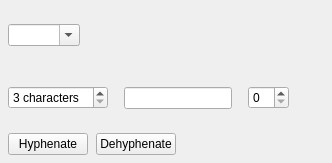
<?xml version="1.0" encoding="UTF-8"?>
<ui version="4.0">
 <class>PropertyWidget_HyphenationBase</class>
 <widget class="QFrame" name="PropertyWidget_HyphenationBase">
  <property name="geometry">
   <rect>
    <x>0</x>
    <y>0</y>
    <width>332</width>
    <height>163</height>
   </rect>
  </property>
  <layout class="QVBoxLayout" name="verticalLayout">
   <property name="spacing">
    <number>8</number>
   </property>
   <property name="leftMargin">
    <number>8</number>
   </property>
   <property name="topMargin">
    <number>8</number>
   </property>
   <property name="rightMargin">
    <number>8</number>
   </property>
   <property name="bottomMargin">
    <number>8</number>
   </property>
   <item>
    <layout class="QHBoxLayout" name="horizontalLayout_4" stretch="0,1">
     <property name="spacing">
      <number>16</number>
     </property>
     <item>
      <widget class="FormWidget" name="labelLanguage">
       <property name="sizePolicy">
        <sizepolicy hsizetype="Preferred" vsizetype="Minimum">
         <horstretch>0</horstretch>
         <verstretch>0</verstretch>
        </sizepolicy>
       </property>
       <property name="label" stdset="0">
        <string>Language</string>
       </property>
       <layout class="QHBoxLayout" name="horizontalLayout_6">
        <property name="spacing">
         <number>4</number>
        </property>
        <property name="leftMargin">
         <number>0</number>
        </property>
        <property name="topMargin">
         <number>0</number>
        </property>
        <property name="rightMargin">
         <number>0</number>
        </property>
        <property name="bottomMargin">
         <number>0</number>
        </property>
        <item>
         <widget class="QComboBox" name="langCombo">
          <property name="toolTip">
           <string>Text Language</string>
          </property>
          <property name="editable">
           <bool>true</bool>
          </property>
         </widget>
        </item>
       </layout>
      </widget>
     </item>
     <item>
      <spacer name="horizontalSpacer_2">
       <property name="orientation">
        <enum>Qt::Orientation::Horizontal</enum>
       </property>
       <property name="sizeHint" stdset="0">
        <size>
         <width>0</width>
         <height>0</height>
        </size>
       </property>
      </spacer>
     </item>
    </layout>
   </item>
   <item>
    <layout class="QHBoxLayout" name="horizontalLayout_2" stretch="0,0,0,1">
     <property name="spacing">
      <number>16</number>
     </property>
     <item>
      <widget class="FormWidget" name="labelSmallestWord">
       <property name="sizePolicy">
        <sizepolicy hsizetype="Preferred" vsizetype="Minimum">
         <horstretch>0</horstretch>
         <verstretch>0</verstretch>
        </sizepolicy>
       </property>
       <property name="label" stdset="0">
        <string>Smallest Word</string>
       </property>
       <layout class="QHBoxLayout" name="horizontalLayout">
        <property name="spacing">
         <number>4</number>
        </property>
        <property name="leftMargin">
         <number>0</number>
        </property>
        <property name="topMargin">
         <number>0</number>
        </property>
        <property name="rightMargin">
         <number>0</number>
        </property>
        <property name="bottomMargin">
         <number>0</number>
        </property>
        <item>
         <spacer name="horizontalSpacer_6">
          <property name="orientation">
           <enum>Qt::Orientation::Horizontal</enum>
          </property>
          <property name="sizeHint" stdset="0">
           <size>
            <width>0</width>
            <height>0</height>
           </size>
          </property>
         </spacer>
        </item>
        <item>
         <widget class="QSpinBox" name="smallestWordSpinBox">
          <property name="toolTip">
           <string>Length of the smallest word to be hyphenated</string>
          </property>
          <property name="suffix">
           <string> characters</string>
          </property>
          <property name="minimum">
           <number>3</number>
          </property>
         </widget>
        </item>
        <item>
         <spacer name="horizontalSpacer_5">
          <property name="orientation">
           <enum>Qt::Orientation::Horizontal</enum>
          </property>
          <property name="sizeHint" stdset="0">
           <size>
            <width>0</width>
            <height>0</height>
           </size>
          </property>
         </spacer>
        </item>
       </layout>
      </widget>
     </item>
     <item>
      <widget class="FormWidget" name="labelCharacter">
       <property name="sizePolicy">
        <sizepolicy hsizetype="Preferred" vsizetype="Minimum">
         <horstretch>0</horstretch>
         <verstretch>0</verstretch>
        </sizepolicy>
       </property>
       <property name="label" stdset="0">
        <string>Character</string>
       </property>
       <layout class="QHBoxLayout" name="horizontalLayout_5">
        <property name="spacing">
         <number>4</number>
        </property>
        <property name="leftMargin">
         <number>0</number>
        </property>
        <property name="topMargin">
         <number>0</number>
        </property>
        <property name="rightMargin">
         <number>0</number>
        </property>
        <property name="bottomMargin">
         <number>0</number>
        </property>
        <item>
         <spacer name="horizontalSpacer_7">
          <property name="orientation">
           <enum>Qt::Orientation::Horizontal</enum>
          </property>
          <property name="sizeHint" stdset="0">
           <size>
            <width>0</width>
            <height>0</height>
           </size>
          </property>
         </spacer>
        </item>
        <item>
         <widget class="QLineEdit" name="hyphenCharLineEdit">
          <property name="toolTip">
           <string>The character used for automatic hyphen. Can be empty.</string>
          </property>
          <property name="maxLength">
           <number>1</number>
          </property>
         </widget>
        </item>
        <item>
         <spacer name="horizontalSpacer_8">
          <property name="orientation">
           <enum>Qt::Orientation::Horizontal</enum>
          </property>
          <property name="sizeHint" stdset="0">
           <size>
            <width>0</width>
            <height>0</height>
           </size>
          </property>
         </spacer>
        </item>
       </layout>
      </widget>
     </item>
     <item>
      <widget class="FormWidget" name="labelConsecutiveHyphens">
       <property name="sizePolicy">
        <sizepolicy hsizetype="Preferred" vsizetype="Minimum">
         <horstretch>0</horstretch>
         <verstretch>0</verstretch>
        </sizepolicy>
       </property>
       <property name="label" stdset="0">
        <string>Consecutive</string>
       </property>
       <layout class="QHBoxLayout" name="horizontalLayout_3">
        <property name="spacing">
         <number>4</number>
        </property>
        <property name="leftMargin">
         <number>0</number>
        </property>
        <property name="topMargin">
         <number>0</number>
        </property>
        <property name="rightMargin">
         <number>0</number>
        </property>
        <property name="bottomMargin">
         <number>0</number>
        </property>
        <item>
         <spacer name="horizontalSpacer">
          <property name="orientation">
           <enum>Qt::Orientation::Horizontal</enum>
          </property>
          <property name="sizeHint" stdset="0">
           <size>
            <width>0</width>
            <height>0</height>
           </size>
          </property>
         </spacer>
        </item>
        <item>
         <widget class="QSpinBox" name="maxConsecutiveCountSpinBox">
          <property name="toolTip">
           <string>Maximum number of Hyphenations following each other.
A value of 0 means unlimited hyphenations.</string>
          </property>
         </widget>
        </item>
        <item>
         <spacer name="horizontalSpacer_4">
          <property name="orientation">
           <enum>Qt::Orientation::Horizontal</enum>
          </property>
          <property name="sizeHint" stdset="0">
           <size>
            <width>0</width>
            <height>0</height>
           </size>
          </property>
         </spacer>
        </item>
       </layout>
      </widget>
     </item>
     <item>
      <spacer name="horizontalSpacer_3">
       <property name="orientation">
        <enum>Qt::Orientation::Horizontal</enum>
       </property>
       <property name="sizeHint" stdset="0">
        <size>
         <width>0</width>
         <height>0</height>
        </size>
       </property>
      </spacer>
     </item>
    </layout>
   </item>
   <item>
    <layout class="QHBoxLayout" name="horizontalLayout_7">
     <property name="spacing">
      <number>8</number>
     </property>
     <item>
      <widget class="QPushButton" name="hyphenateButton">
       <property name="toolTip">
        <string>Hyphenate text</string>
       </property>
       <property name="text">
        <string>Hyphenate</string>
       </property>
      </widget>
     </item>
     <item>
      <widget class="QPushButton" name="dehyphenateButton">
       <property name="toolTip">
        <string>Dehyphenate text</string>
       </property>
       <property name="text">
        <string>Dehyphenate</string>
       </property>
      </widget>
     </item>
     <item>
      <spacer name="horizontalSpacer_9">
       <property name="orientation">
        <enum>Qt::Orientation::Horizontal</enum>
       </property>
       <property name="sizeHint" stdset="0">
        <size>
         <width>0</width>
         <height>20</height>
        </size>
       </property>
      </spacer>
     </item>
    </layout>
   </item>
  </layout>
 </widget>
 <customwidgets>
  <customwidget>
   <class>FormWidget</class>
   <extends>QWidget</extends>
   <header>ui/widgets/form_widget.h</header>
   <container>1</container>
  </customwidget>
 </customwidgets>
 <resources/>
 <connections/>
</ui>
